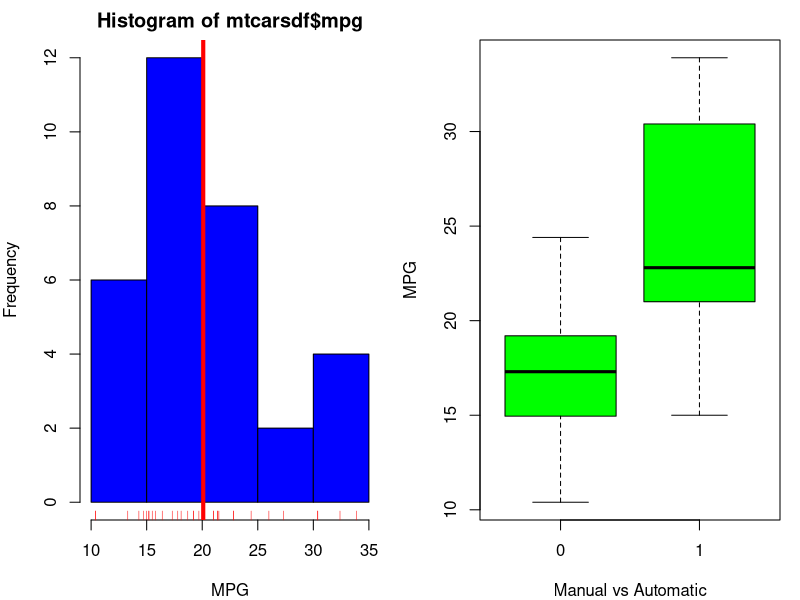

The R source for this figure: (Note: this script raises an error after producing the figure.)
## ---- chunk 1
knitr::opts_chunk$set(echo = TRUE)
## ---- chunk 2
data(cars)
summary(mtcars)
mtcarsdf <- as.data.frame(mtcars)

## ---- chunk 3
mtcarsdf$mpg_rnd <- round(mtcarsdf$mpg,0)

par(mfrow = c(1, 2), mar = c(4, 4, 2, 1))
hist(mtcarsdf$mpg,col = "blue", freq = TRUE, xlab = "MPG")
rug(mtcarsdf$mpg, col = "red")
abline(v = mean(mtcarsdf$mpg), col = "red", lwd = 4)
boxplot(mpg ~ am, data = mtcarsdf, col = "green", xlab = "Manual vs Automatic", ylab = "MPG")

## ---- chunk 4
	
cargrp <- aggregate(mtcars, by = list(mtcars$am), FUN = mean, na.rm = TRUE)
cargrp <- as.data.frame(cargrp)
cargrp <- aggregate(mtcars$am, list(mtcars$mpg), function(x) unique(x))
colnames(cargrp) <- c("mpg", "am")
print(cargrp)

## ---- chunk 5
Model1 <- glm(am ~ mpg , data = mtcars, family = "binomial") 
Model2 <- glm(am ~ mpg + wt, data = mtcars, family = "binomial") 
Model3 <- glm(am ~ mpg + wt + hp , data = mtcars, family = "binomial") 
Model4 <- glm(am ~ mpg + wt + hp+ disp, data = mtcars, family = "binomial") 
#Model5 <- glm(am ~ ., data = mtcars, family = "binomial")

## ---- chunk 6
anova(Model1, Model2, Model3, Model4)
## ---- chunk 7
LModel1 <- lm(mpg ~ am , data = mtcars) 
LModel2 <- lm(mpg ~ am + wt, data = mtcars) 
LModel3 <- lm(mpg ~ am + wt + hp , data = mtcars) 
LModel4 <- lm(mpg ~ am + wt + hp+ disp, data = mtcars) 
LModel5 <- lm(mpg ~ ., data = mtcars)
## ---- chunk 8
anova(LModel1, LModel2, LModel3, LModel4, LModel5)
LModelSum1 <- summary(LModel1)
LModelSum2 <- summary(LModel2)
LModelSum3 <- summary(LModel3)
LModelSum4 <- summary(LModel4)
LModelSum5 <- summary(LModel5)
LModelSum1$r.squared
LModelSum2$r.squared
LModelSum3$r.squared
LModelSum4$r.squared
LModelSum5$r.squared
## ---- chunk 9
logCars <- glm(mtcars$am~ mtcars$mpg, family = "binomial")
summary(logCars)
logCars$fitted
## ---- chunk 10
summary(Model1)
summary(Model2)
summary(Model3)
summary(Model4)

## ---- chunk 11
base_model <- glm(am ~ ., data = mtcars)
optimal_model <- step(init_model, direction = "both")
summary(optimal_model)
## ---- chunk 12
1-pchisq(Model1$aic,Model1$df.residual)
1-pchisq(Model2$aic,Model2$df.residual)
1-pchisq(Model3$aic,Model3$df.residual)
1-pchisq(Model4$aic,Model4$df.residual)

## ---- chunk 13
exp(logCars$coefficients)
exp(confint(logCars))
## ---- chunk 14
anova(logCars, test = "Chisq")
## ---- chunk 15
plot(mtcars$mpg,logCars$fitted,pch=19,col="blue",xlab="MPG",ylab="Probability Automatic")
rug(mtcars$mpg, lwd = 2, col = "red")
## ---- chunk 16
par(mfrow = c(2,2))
plot(logCars)
## ---- chunk 17
pairs(mpg ~ ., data = mtcars, col = "black")
